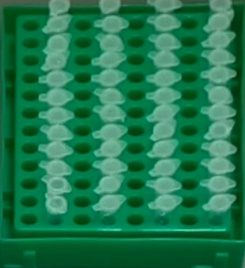
#> input picture assets/testing_images/img_20.jpg, 245 x 268 px
$ python annotate_tool.py --images ../assets/testing_images
#> lines starting #> are read from the running program, lines starting #| are printed output that depends on the picture; after the words box and inside, x2 and y2 are one past the last pixel; in counts of white or black regions, pixels touching at a corner belong together
"""
Simple OpenCV annotation tool for vial keypoints.

Usage:
    python -m keypoint_model.annotate_tool \
        --images assets/testing_images \
        --output assets/testing_images/vial_keypoints.json

Controls:
    LEFT CLICK   — add keypoint at cursor position
    RIGHT CLICK  — remove nearest keypoint (within 15px)
    'n' / SPACE  — save current & move to next image
    'p'          — go to previous image
    'u'          — undo last added point
    's'          — save annotations to disk
    'q' / ESC    — save & quit
    'r'          — reset all keypoints for current image

Annotations are auto-saved on quit and on each image transition.
"""
import argparse
import json
import os

import cv2
import numpy as np


class VialAnnotator:
    POINT_RADIUS = 4
    POINT_COLOR = (0, 255, 0)
    WINDOW_NAME = "Vial Keypoint Annotator"

    def __init__(self, images_dir: str, output_path: str, max_display: int = 1200):
        self.images_dir = images_dir
        self.output_path = output_path
        self.max_display = max_display

        exts = {".png", ".jpg", ".jpeg"}
        self.file_names = sorted(
            f for f in os.listdir(images_dir)
            if os.path.splitext(f)[1].lower() in exts
        )
        if not self.file_names:
            raise RuntimeError(f"No images found in {images_dir}")

        if os.path.exists(output_path):
            with open(output_path) as f:
                self.annotations = json.load(f)
            print(f"Loaded existing annotations for {len(self.annotations)} images")
        else:
            self.annotations = {}

        self.current_idx = 0
        self._skip_to_unannotated()
        self.scale = 1.0

    def _skip_to_unannotated(self):
        for i, fname in enumerate(self.file_names):
            if fname not in self.annotations:
                self.current_idx = i
                return

    def _current_file(self):
        return self.file_names[self.current_idx]

    def _get_keypoints(self):
        fname = self._current_file()
        return self.annotations.get(fname, [])

    def _set_keypoints(self, kps):
        self.annotations[self._current_file()] = kps

    def _load_image(self):
        path = os.path.join(self.images_dir, self._current_file())
        img = cv2.imread(path)
#> img is the input picture: shape (268, 245, 3); mean B, G, R 78.9, 120.5, 30.2
        if img is None:
            raise FileNotFoundError(path)
        h, w = img.shape[:2]
#> h = 268; w = 245
        if max(h, w) > self.max_display:
            self.scale = self.max_display / max(h, w)
            img = cv2.resize(img, (int(w * self.scale), int(h * self.scale)))
        else:
            self.scale = 1.0
        return img

    def _draw(self, img):
        vis = img.copy()
        kps = self._get_keypoints()
        for i, (x, y) in enumerate(kps):
            dx, dy = int(x * self.scale), int(y * self.scale)
            cv2.circle(vis, (dx, dy), self.POINT_RADIUS, self.POINT_COLOR, -1)
            cv2.putText(vis, str(i), (dx + 6, dy - 6),
                        cv2.FONT_HERSHEY_SIMPLEX, 0.35, (255, 255, 255), 1)

        status = (f"[{self.current_idx+1}/{len(self.file_names)}] "
                  f"{self._current_file()} | "
                  f"{len(kps)} points | "
                  f"LClick=add RClick=remove n=next p=prev s=save q=quit")
        cv2.putText(vis, status, (10, 25),
                    cv2.FONT_HERSHEY_SIMPLEX, 0.5, (0, 255, 255), 1)
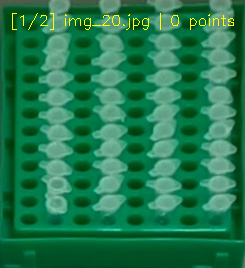
#> vis: shape (268, 245, 3); 0.71% of pixels changed, all inside (x1, y1, x2, y2) = (12, 13, 234, 30)
        return vis

    def _on_mouse(self, event, mx, my, flags, param):
        if event == cv2.EVENT_LBUTTONDOWN:
            ox = mx / self.scale
            oy = my / self.scale
            kps = self._get_keypoints()
            kps.append([round(ox, 1), round(oy, 1)])
            self._set_keypoints(kps)

        elif event == cv2.EVENT_RBUTTONDOWN:
            kps = self._get_keypoints()
            if not kps:
                return
            ox = mx / self.scale
            oy = my / self.scale
            pts = np.array(kps, dtype=np.float32)
            dists = np.linalg.norm(pts - np.array([ox, oy]), axis=1)
            nearest = int(np.argmin(dists))
            if dists[nearest] < 15 / self.scale:
                kps.pop(nearest)
                self._set_keypoints(kps)

    def save(self):
        with open(self.output_path, "w") as f:
            json.dump(self.annotations, f, indent=2)
        annotated = sum(1 for k in self.annotations if self.annotations[k])
        print(f"Saved {annotated} annotated images → {self.output_path}")

    def run(self):
        cv2.namedWindow(self.WINDOW_NAME, cv2.WINDOW_AUTOSIZE)
        cv2.setMouseCallback(self.WINDOW_NAME, self._on_mouse)

        while True:
            img = self._load_image()
            while True:
                vis = self._draw(img)
                cv2.imshow(self.WINDOW_NAME, vis)
                key = cv2.waitKey(30) & 0xFF
#> (key q is pressed here)

                if key in (ord("q"), 27):
                    self.save()
                    cv2.destroyAllWindows()
                    return

                if key in (ord("n"), ord(" ")):
                    self.current_idx = (self.current_idx + 1) % len(self.file_names)
                    break

                if key == ord("p"):
                    self.current_idx = (self.current_idx - 1) % len(self.file_names)
                    break

                if key == ord("s"):
                    self.save()

                if key == ord("r"):
                    self._set_keypoints([])

                if key == ord("u"):
                    kps = self._get_keypoints()
                    if kps:
                        kps.pop()
                        self._set_keypoints(kps)


def main():
    parser = argparse.ArgumentParser(description="Vial keypoint annotation tool")
    parser.add_argument("--images", type=str, required=True)
    parser.add_argument("--output", type=str,
                        default="assets/testing_images/vial_keypoints.json")
    args = parser.parse_args()

    annotator = VialAnnotator(args.images, args.output)
    annotator.run()


if __name__ == "__main__":
    main()

$ run again, on assets/testing_images/img_24.jpg
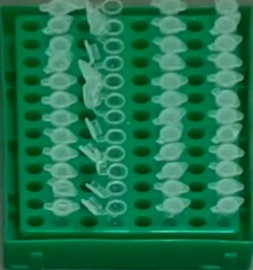
#> input picture assets/testing_images/img_24.jpg, 253 x 270 px
#> in _load_image, img is the input picture: shape (270, 253, 3); mean B, G, R 76.5, 115.6, 28.1
#> in _draw, `cv2.putText(vis, status, (10, 25), cv2.FONT_HERSHEY_SIMPLEX, 0.5, (0, ..`:
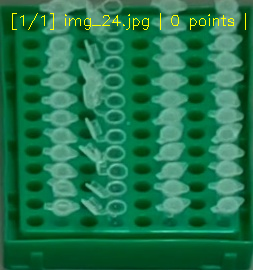
#> vis: shape (270, 253, 3); 0.69% of pixels changed, all inside (x1, y1, x2, y2) = (12, 13, 246, 30)

$ run again, on assets/testing_images/img_27.jpg
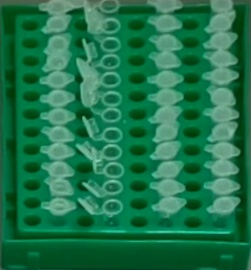
#> input picture assets/testing_images/img_27.jpg, 251 x 270 px
#> in _load_image, img is the input picture: shape (270, 251, 3); mean B, G, R 76, 116.7, 29.9
#> in _draw, `cv2.putText(vis, status, (10, 25), cv2.FONT_HERSHEY_SIMPLEX, 0.5, (0, ..`:
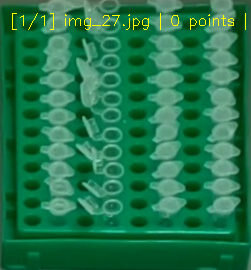
#> vis: shape (270, 251, 3); 0.69% of pixels changed, all inside (x1, y1, x2, y2) = (12, 13, 246, 30)

$ run again, on assets/testing_images/img_29.jpg
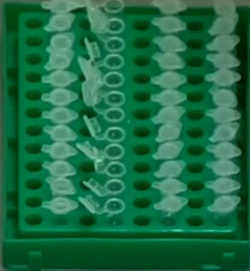
#> input picture assets/testing_images/img_29.jpg, 250 x 271 px
#> in _load_image, img is the input picture: shape (271, 250, 3); mean B, G, R 69.8, 108.1, 27.9
#> in _draw, `cv2.putText(vis, status, (10, 25), cv2.FONT_HERSHEY_SIMPLEX, 0.5, (0, ..`:
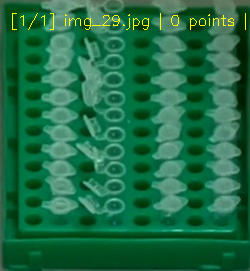
#> vis: shape (271, 250, 3); 0.71% of pixels changed, all inside (x1, y1, x2, y2) = (12, 13, 246, 30)
